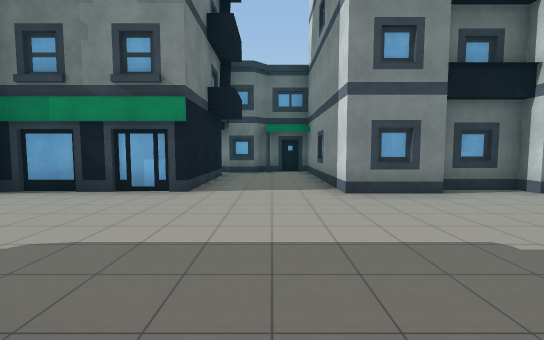
View 1 (above)

16 first-person views from a walk through a 3-D level made in the Unity game engine. The camera is 1.4 m above the floor, tilts 4° down and sees 90° across. The floor is counted in squares, 2 m on a side. Each view is taken from the middle of a square. On the plan, view 1 faces up. The plan holds only what a view shows up to about 9 squares ahead; the rest is blank. The place goes on beyond the plan.

View 2
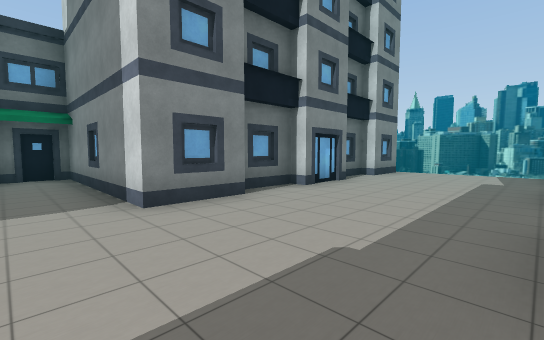

View 3
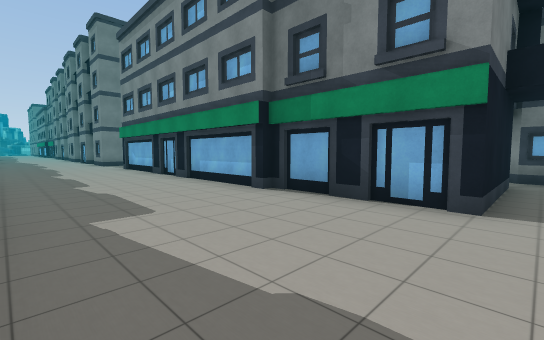

View 4
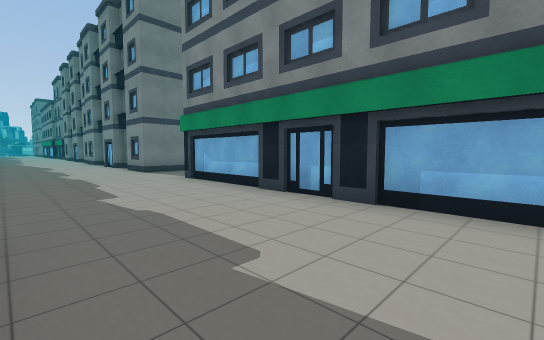

View 5
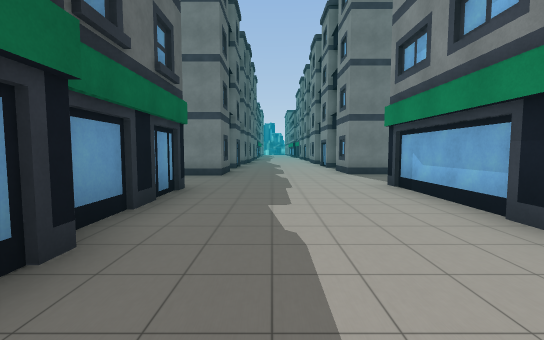

View 6
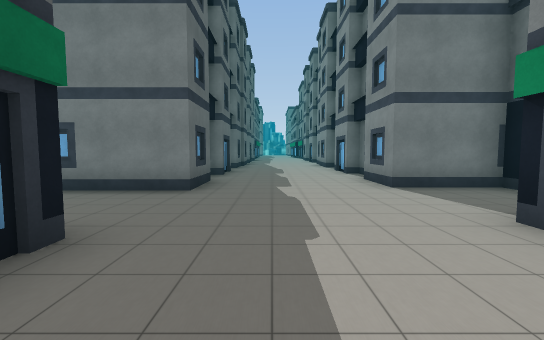

View 7
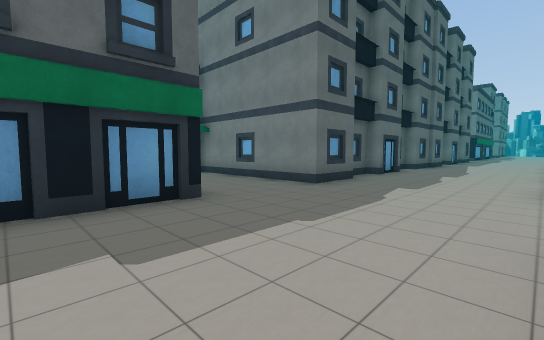

View 8
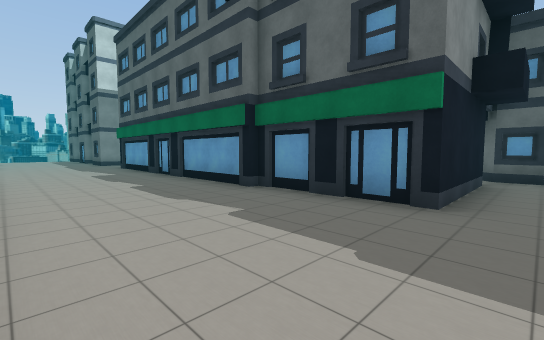

View 9
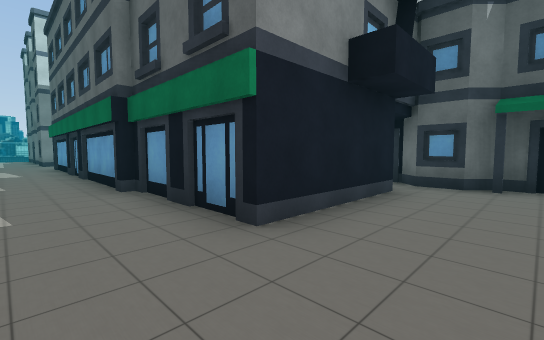

View 10
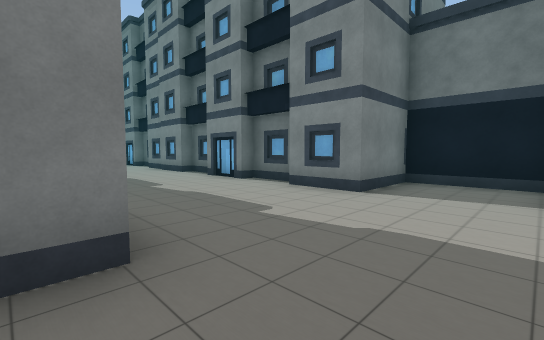

View 11
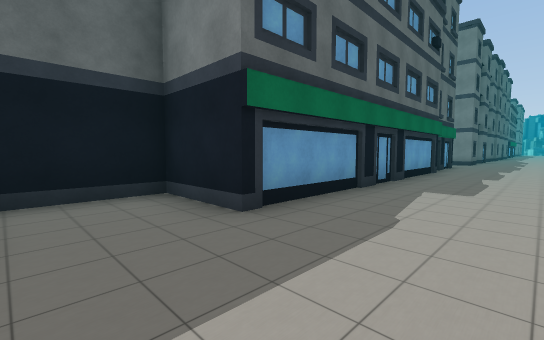

View 12
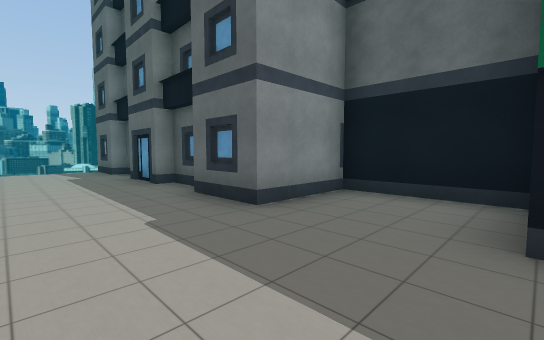

View 13
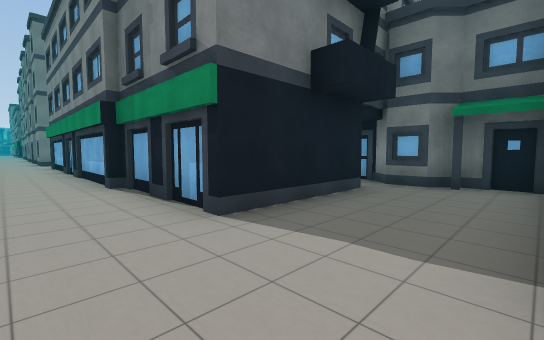

View 14
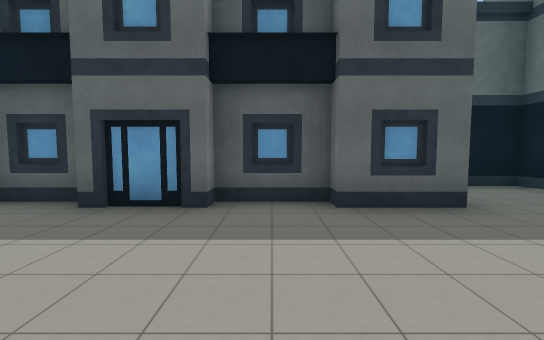

View 15
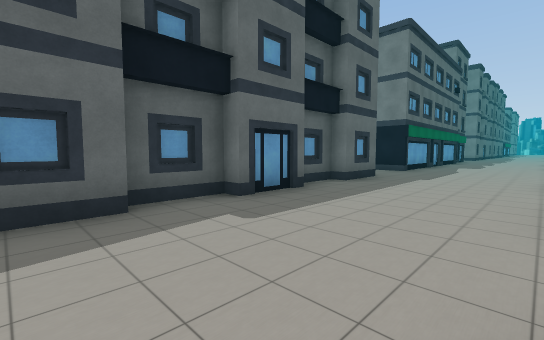

View 16
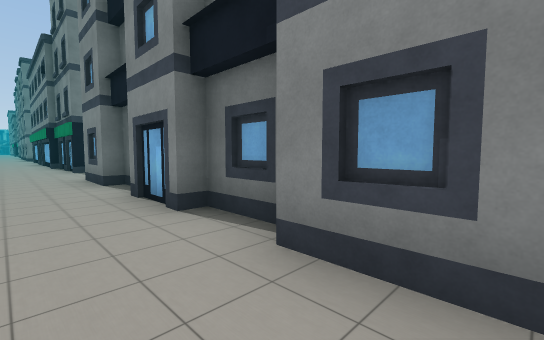

### Floor plan
Key: @ floor where view 1 was taken; # wall or solid block; . floor; O other object.
Columns run from 20 left of view 1 to 9 right of it. Each row starts with its distance up from view 1.
  9                   ####
  8                   #...
  7      ###          #...
  6      #..          #...
  5   ####..#########O#...########
  4 ............O.................
  3 ..............................
  2 ..............................
  1 ..............................
  0  #####..O##########O@.########
 -1      #..##        ##..#
 -2      #..#          ####
 -3      #..#
 -4      #.##

Where each view was taken, in squares from view 1:
view 1: 0 up, 0 right, facing up
view 2: 1 up, 0 right, facing up-right
view 3: 1 up, 1 left, facing up-left
view 4: 1 up, 6 left, facing up-left
view 5: 2 up, 7 left, facing left
view 6: 2 up, 10 left, facing left
view 7: 4 up, 10 left, facing down-left
view 8: 4 up, 13 left, facing down-right
view 9: 2 up, 14 left, facing down-right
view 10: 0 up, 13 left, facing up-left
view 11: 3 up, 1 right, facing down-left
view 12: 3 up, 1 left, facing down-right
view 13: 3 up, 1 right, facing up-left
view 14: 4 up, 4 right, facing down
view 15: 4 up, 9 right, facing down-left
view 16: 3 up, 9 right, facing up-left
